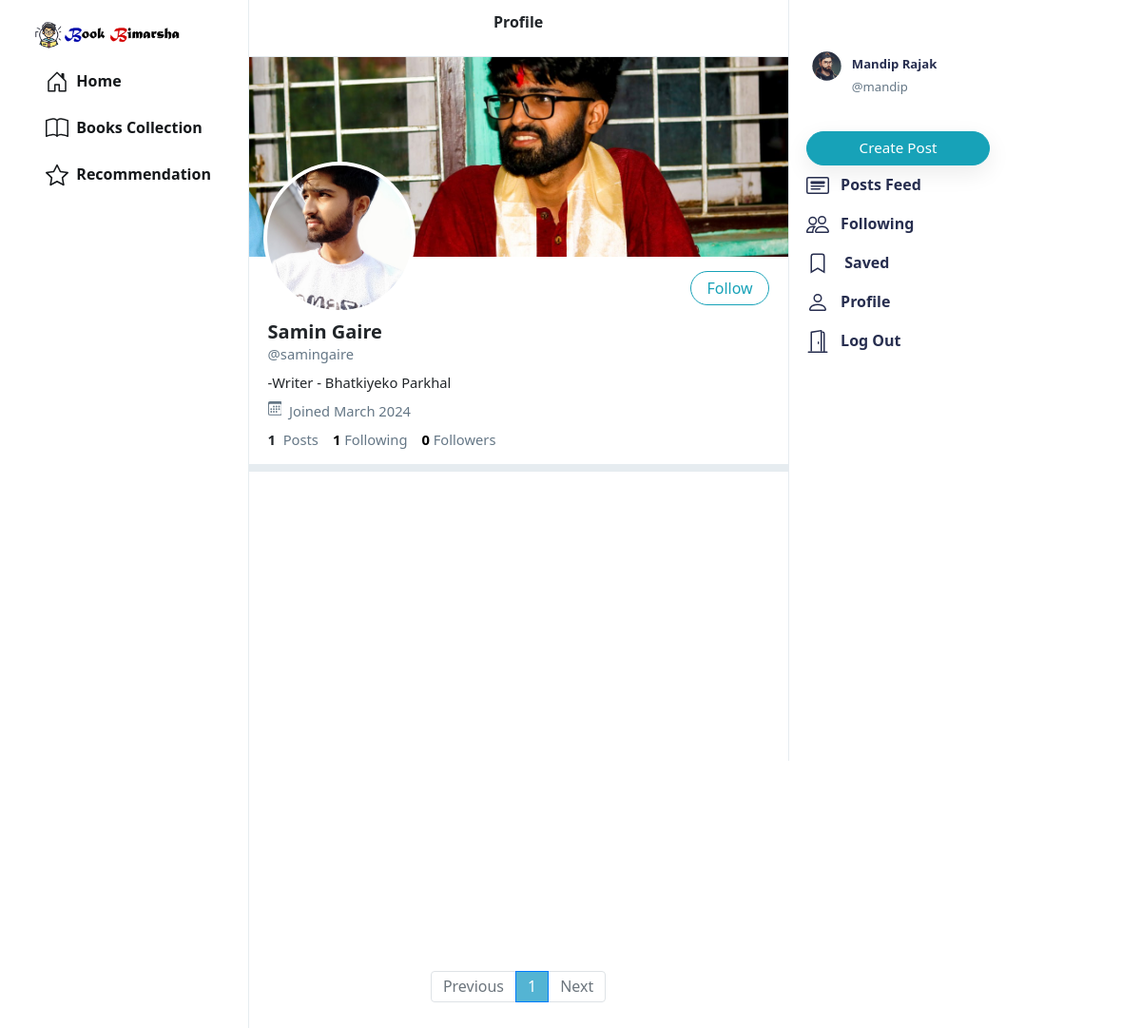
The app's page /samingaire (signed in) with its own data.
### network/models.py (models this page shows, shortened)
class User(AbstractUser):
    profile_pic = models.ImageField(upload_to='profile_pic/')
    bio = models.TextField(max_length=160, blank=True, null=True)
    cover = models.ImageField(upload_to='covers/', blank=True)

### network/views.py (the view)
# urls.py: path("<str:username>", views.profile, name='profile'),
def profile(request, username):
    user = User.objects.get(username=username)
    all_posts = Post.objects.filter(creater=user).order_by('-date_created')
    paginator = Paginator(all_posts, 10)
    page_number = request.GET.get('page')
    if page_number == None:
        page_number = 1
    posts = paginator.get_page(page_number)
    followings = []
    suggestions = []
    follower = False
    if request.user.is_authenticated:
        followings = Follower.objects.filter(followers=request.user).values_list('user', flat=True)
        suggestions = User.objects.exclude(pk__in=followings).exclude(username=request.user.username).order_by("?")[:6]
        if request.user in Follower.objects.get(user=user).followers.all():
            follower = True
    follower_count = Follower.objects.get(user=user).followers.all().count()
    following_count = Follower.objects.filter(followers=user).count()
    return render(request, 'network/profile.html', {
        "username": user,
        "posts": posts,
        "posts_count": all_posts.count(),
        "suggestions": suggestions,
        "page": "profile",
        "is_follower": follower,
        "follower_count": follower_count,
        "following_count": following_count
    })

### network/templates/network/profile.html (shortened to what this page needs)
{% extends 'network/index.html' %}
{% load static %}
{% block profile %}
    <div class="profile-view" data-user="{{username.username}}">
        <div class="cover-image" style="background-image: url(/media/{{username.cover}})"></div>
        <div class="profile-image" style="background-image: url(/media/{{username.profile_pic}})"></div>
        <div class="profile-details">
            <div>
                {% if user.username == username.username %}
                    <button class="btn btn-outline-info float-right" id="edit-profile-btn"><a href="{% url 'profile_edit' %}">Edit Profile</a></button>
                {% elif is_follower %}
                    <button class="btn btn-info float-right" onclick="unfollow_user(this,'{{username.username}}','edit_page')" id="following-btn">Following</button>
                {% else %}
                    <button class="btn btn-outline-info float-right" onclick="follow_user(this,'{{username.username}}','edit_page')" id="follow-btn">Follow</button>
                {% endif %}
            </div>
            <div class="details-data">
                <h5>{{username.first_name}} {{username.last_name}}</h5>
                <div class="grey">@{{username.username}}</div>
                <div class="bio">
                    {% if username.bio is not None %}
                        {{username.bio}}
                    {% endif %}
                </div>
                <div class="grey" style="padding: 8px 0px;">
                    &nbsp;Joined {{username.date_joined | date:"F Y"}}
                </div>
                <div>
                    <strong>
                        {{posts_count}}
                    </strong>
                    &nbsp;<span class="grey">Posts</span>
                    <a href="/n/following">
                        <strong id="following__count">{{following_count | default:0}}</strong>&nbsp;<span class="grey">Following</span>
                    </a>
                    <a href="/n/follower">
                        <strong id="follower__count">{{follower_count | default:0}}</strong>&nbsp;<span class="grey">Followers</span>
                    </a>
                </div>
            </div>
        </div>
    </div>
    <div class="space"></div>
{% endblock %}

### network/templates/network/layout.html (shortened to what this page needs)
{% load static %}
<!DOCTYPE html>
<html lang="en">
    <head>
        <link rel="stylesheet" href="https://stackpath.bootstrapcdn.com/bootstrap/4.4.1/css/bootstrap.min.css">
        <link href="{% static 'network/styles.css' %}" rel="stylesheet">
    </head>
    <body>
        <div class="body" data-page="{{page}}">
            <div class="sidenav">
                <a href="{% url 'index' %}" class="navbar-brand">
                    <img src="{% static 'network/Images/BLogo.png' %}" height="31px" width="100%">
                </a>
                <div style="height: 100%;">
                    <li class="nav-item" id="home">
                        <a href="/" class="nav-link">
                            <div>
                                &nbsp;Home
                            </div>
                        </a>
                        </li>
                    <li class="nav-item" id="bookscollection">
                        <a href="{% url 'bookscoll' %}" class="nav-link">
                            <div>
                                &nbsp;Books Collection
                            </div>
                        </a>
                        </li>
                        <li class="nav-item" id="recommend">
                            <a href="{% url 'recommend' %}"class="nav-link">
                                <div>
                                    &nbsp;Recommendation
                                </div>
                            </a>
                            </li>
                </div>
            </div>
            {% block body %}
            {% endblock %}
            <div class="right-div">
                <nav class="head">
                </nav>
                <div class='right-div-content'>
                    <div class="space" style="background-color: white;"></div>
                    {% if user.is_authenticated %}
                        <div style="position: absolute; top: 40px;">
                            <ul class="navbar-nav">
                            {% if user.is_authenticated %}
                                <li class="nav-item sidenav-user">
                                    <a href="{% url 'profile' user.username %}" class="nav-link">
                                        <div class="user_account">
                                            <div class="small-profilepic" style="float: left; background-image: url(/media/{{user.profile_pic}})"></div>
                                            <div style="height: 2.7vw; margin: auto;">
                                                <div style="margin-top: 5px; color: #272e4f;"><strong>{{user.first_name}} {{user.last_name}}</strong></div>
                                                <div class="grey" style="margin-top: 4px;">@{{ user.username }}</div>
                                            </div>
                                        </div>
                                    </a>
                                </li>
                            {% endif %}
                            </ul>
                        </div>
                    {% endif %}
                    <div>
                        <div style="margin-top: 60px;">
                                {% if user.is_authenticated %}
                                <button id="popup-btn" class="btn btn-info new-post-btn" onclick="createpost()"style="margin-top: 10px;">Create Post</button>
                                {% endif %}
                            <ul class="navbar-nav">
                                <li class="nav-item" id="all_posts">
                                <a href="{% url 'index' %}" class="nav-link">
                                    <div style="color: #272e4f;">
                                        &nbsp;&nbsp;<strong>Posts Feed</strong>
                                    </div>
                                </a>
                                </li>
                                {% if user.is_authenticated %}
                                    <li class="nav-item" id="following">
                                        <a href="{% url 'following' %}" class="nav-link">
                                            <div style="color: #272e4f;">
                                                &nbsp;&nbsp;<strong>Following</strong>
                                            </div>
                                        </a>
                                    </li>
                                    <li class="nav-item" id="saved">
                                        <a href="{% url 'saved' %}" class="nav-link">
                                            <div style="color: #272e4f;">
                                                <svg width="1.5em" height="1.5em" viewBox="0 0 16 16" class="bi bi-bookmark" fill="currentColor" xmlns="http://www.w3.org/2000/svg">
                                                    <path fill-rule="evenodd" d="M8 12l5 3V3a2 2 0 0 0-2-2H5a2 2 0 0 0-2 2v12l5-3zm-4 1.234l4-2.4 4 2.4V3a1 1 0 0 0-1-1H5a1 1 0 0 0-1 1v10.234z"/>
                                                  </svg>
                                                &nbsp;&nbsp;<strong> Saved </strong>
                                            </div>
                                        </a>
                                    </li>
                                    <li class="nav-item" id="profile">
                                        <a href="{% url 'profile' user.username %}" class="nav-link">
                                            <div style="color: #272e4f;">
                                                &nbsp;&nbsp;<strong>Profile</strong>
                                            </div>
                                        </a>
                                    </li>
                                    <li class="nav-item" id="logout">
                                        <a href="{% url 'logout' %}" class="nav-link">
                                            <div style="color: #272e4f;">
                                                &nbsp;&nbsp;<strong>Log Out</strong>
                                            </div>
                                        </a>
                                    </li>
                                {% endif %}
                            </ul>
                        </div>
                    </div>
                </div>
            </div>
        </div>
    </body>
</html>

### network/static/network/styles.css (style rules this page uses)
.body { display: flex; min-height: 100%; font-family: system-ui, sans-serif; }
.btn { border-radius: 20px; padding: 0.32rem 1rem 0.375rem 1rem; }
.btn, .btn:focus, .btn:active { box-shadow: none !important; -webkit-box-shadow: none !important; }
.grey { color: #657786; }
svg { vertical-align: text-top; }
.sidenav { height: 100%; width: 21.8%; position: fixed; top: 0; left: 0; padding: 15px; list-style: none; border-right: .5px solid #e6ecf0; z-index: 100; padding-left: 3%; background-color: white; }
.sidenav li { margin-top: 7px; }
.sidenav .nav-link { color: #14171a; line-height: .7em; font-weight: 700; padding: 0px; }
.sidenav .nav-link > div { padding: 10px 20px 8px 12px; border-radius: 25px; line-height: 0.9em; width: max-content; }
.new-post-btn { padding-left: 55px !important; padding-right: 55px !important; font-size: .95em; font-weight: 530; box-shadow: rgba(0, 0, 0, 0.08) 0px 8px 24px !important; }
.user_account { display: flex; font-size: .82rem; font-weight: normal; padding-top: 3px !important; padding-bottom: 3px !important; padding-left: 3px !important; }
.user_account .small-profilepic { transform: scale(.82); margin-left: auto; margin-top: auto; }
.active a { color: #28a745 !important; }
.head { height: 7.5vh; }
.small-profilepic { width: 3.1vw; height: 3.1vw; border-radius: 9999px; overflow: hidden; margin-right: 8px; background-size: cover; background-repeat: no-repeat; background-position: center; box-sizing: content-box; }
.space { height: 8px; background-color: #e6ecf0; }
.cover-image { height: 210px; background-size: cover; background-position: center; background-repeat: no-repeat; background-color: #ccd6dd; }
.profile-image { width: 160px; height: 160px; position: absolute; left: 15px; top: 110px; border-radius: 99999px; border: 4px solid white; background-size: cover; background-repeat: no-repeat; background-position: center; background-color: white; }
.profile-details { padding: 15px 20px; }
.profile-details button { padding-bottom: 0.3rem; }
.profile-details > .details-data { margin-top: 52px; font-size: .92em; }
.profile-details h5 { font-weight: 800; margin-bottom: 0px; }
.profile-details a { color: black; text-decoration: none; }
.bio { margin-top: 8px; }
.right-div { width: 28%; height: 100vh; position: fixed; right: 2.95%; border-left: .5px solid #e6ecf0; background-color: white; }
.right-div .head { padding: .9vh 1.5vw; }
.right-div-content { height: 92.5vh; overflow: auto; padding-left: 1.5vw; padding-right: 1.5vw; }

### records on screen
User: cover (picture), profile_pic (picture), first_name "Samin", last_name "Gaire", username "samingaire", bio "-Writer - Bhatkiyeko Parkhal", date_joined "March 2024"
User: profile_pic (picture), first_name "Mandip", last_name "Rajak", username "mandip"

### other values on screen
{{ posts_count }} "1"
{{ following_count | default:0 }} "1"
{{ follower_count | default:0 }} "0"
{{ each }} "1"
